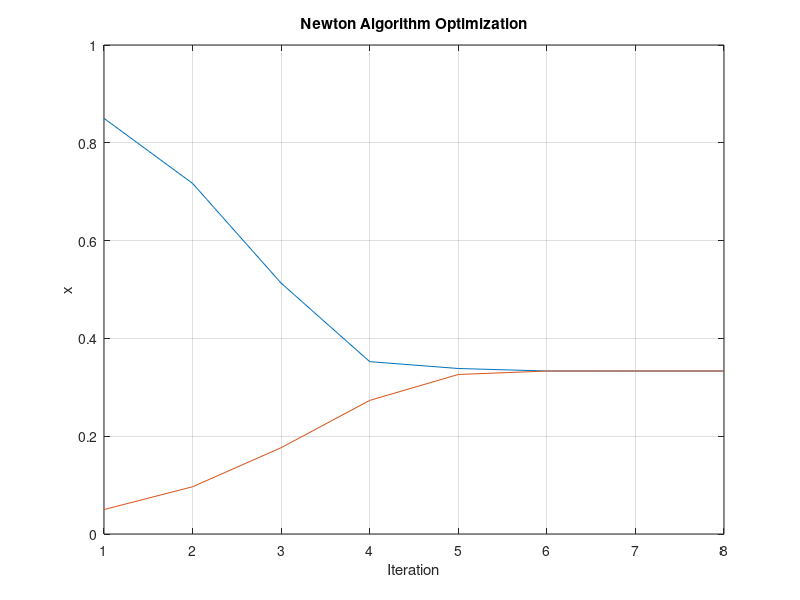

Source code (MATLAB):
%% Implenetation of Newton Method Algorithm
clc;
clear;
close all;

%% Parameters
N = 7;
x = zeros(2, N);
x(:, 1) = [0.85; 0.05];
a = 1;
 
%% Funtion to be Omptimized
 f = @(x) -log(1 - x(1) - x(2)) - log(x(1)) - log(x(2));
 Gf = @(x) [1/(1 - x(1) - x(2)) - 1/x(1); 1/(1 - x(1) - x(2)) - 1/x(2)];
 Jf = @(x) [1/(1 - x(1) - x(2))^2 + 1/x(1)^2, 1/(1 - x(1) - x(2))^2; 1/(1 - x(1) - x(2))^2, 1/(1 - x(1) - x(2))^2 + 1/x(2)^2];
 
 %% Golden Section Algorithm
 for i = 1:N

     x(:, i + 1) = x(:, i) - a*Jf(x(:, i))^(-1)*Gf(x(:, i));

 end

 %% Plot Convergence

 plot(1:N+1, x);
 grid on
 xlabel('Iteration');
 ylabel('x');
 title('Newton Algorithm Optimization');